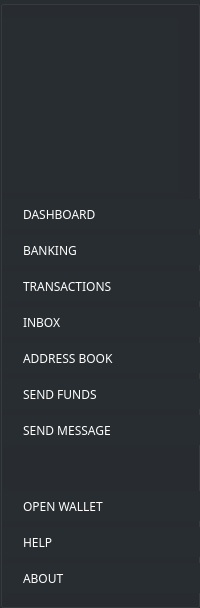
       <widget class="QGroupBox" name="leftMenu">
        <property name="sizePolicy">
         <sizepolicy hsizetype="Expanding" vsizetype="Expanding">
          <horstretch>0</horstretch>
          <verstretch>0</verstretch>
         </sizepolicy>
        </property>
        <property name="minimumSize">
         <size>
          <width>200</width>
          <height>0</height>
         </size>
        </property>
        <property name="maximumSize">
         <size>
          <width>200</width>
          <height>16777215</height>
         </size>
        </property>
        <property name="styleSheet">
         <string notr="true">background-color: #282d31; border-right: 1px solid #444;</string>
        </property>
        <property name="title">
         <string/>
        </property>
        <layout class="QVBoxLayout" name="verticalLayout">
         <property name="spacing">
          <number>6</number>
         </property>
         <property name="leftMargin">
          <number>0</number>
         </property>
         <property name="topMargin">
          <number>12</number>
         </property>
         <property name="rightMargin">
          <number>0</number>
         </property>
         <property name="bottomMargin">
          <number>12</number>
         </property>
         <item>
          <widget class="QLabel" name="label_42">
           <property name="minimumSize">
            <size>
             <width>175</width>
             <height>175</height>
            </size>
           </property>
           <property name="maximumSize">
            <size>
             <width>175</width>
             <height>175</height>
            </size>
           </property>
           <property name="styleSheet">
            <string notr="true">padding: 40px;
border:none;</string>
           </property>
           <property name="text">
            <string/>
           </property>
           <property name="pixmap">
            <pixmap resource="../../resources.qrc">:/images/conceal-logo</pixmap>
           </property>
           <property name="scaledContents">
            <bool>true</bool>
           </property>
           <property name="alignment">
            <set>Qt::AlignCenter</set>
           </property>
          </widget>
         </item>
         <item>
          <widget class="QPushButton" name="lm_dashboardButton">
           <property name="sizePolicy">
            <sizepolicy hsizetype="Preferred" vsizetype="Preferred">
             <horstretch>0</horstretch>
             <verstretch>0</verstretch>
            </sizepolicy>
           </property>
           <property name="minimumSize">
            <size>
             <width>199</width>
             <height>30</height>
            </size>
           </property>
           <property name="maximumSize">
            <size>
             <width>199</width>
             <height>30</height>
            </size>
           </property>
           <property name="font">
            <font>
             <family>Poppins</family>
             <weight>50</weight>
             <bold>false</bold>
            </font>
           </property>
           <property name="styleSheet">
            <string notr="true">QPushButton {
text-align: left; 
color: #fff; 
padding-left: 20px;
font-weight: normal;
border: none;

}

QPushButton:hover {
text-align: left; color: orange; 
padding-left: 20px;
border: none;
background-color: #333;
}</string>
           </property>
           <property name="text">
            <string>DASHBOARD</string>
           </property>
           <property name="icon">
            <iconset resource="../../resources.qrc">
             <normaloff>:/icons/icon-home</normaloff>:/icons/icon-home</iconset>
           </property>
           <property name="iconSize">
            <size>
             <width>18</width>
             <height>18</height>
            </size>
           </property>
          </widget>
         </item>
         <item>
          <widget class="QPushButton" name="lm_bankingButton">
           <property name="sizePolicy">
            <sizepolicy hsizetype="Preferred" vsizetype="Preferred">
             <horstretch>0</horstretch>
             <verstretch>0</verstretch>
            </sizepolicy>
           </property>
           <property name="minimumSize">
            <size>
             <width>199</width>
             <height>30</height>
            </size>
           </property>
           <property name="maximumSize">
            <size>
             <width>199</width>
             <height>30</height>
            </size>
           </property>
           <property name="font">
            <font>
             <family>Poppins</family>
             <weight>50</weight>
             <bold>false</bold>
            </font>
           </property>
           <property name="styleSheet">
            <string notr="true">QPushButton {
text-align: left; 
color: #fff; 
padding-left: 20px;
font-weight: normal;
border: none;

}

QPushButton:hover {
text-align: left; color: orange; 
padding-left: 20px;
border: none;
background-color: #333;
}</string>
           </property>
           <property name="text">
            <string>BANKING</string>
           </property>
           <property name="icon">
            <iconset resource="../../resources.qrc">
             <normaloff>:/icons/icon-banking</normaloff>:/icons/icon-banking</iconset>
           </property>
           <property name="iconSize">
            <size>
             <width>18</width>
             <height>18</height>
            </size>
           </property>
          </widget>
         </item>
         <item>
          <widget class="QPushButton" name="lm_transactionButton">
           <property name="sizePolicy">
            <sizepolicy hsizetype="Preferred" vsizetype="Preferred">
             <horstretch>0</horstretch>
             <verstretch>0</verstretch>
            </sizepolicy>
           </property>
           <property name="minimumSize">
            <size>
             <width>199</width>
             <height>30</height>
            </size>
           </property>
           <property name="maximumSize">
            <size>
             <width>199</width>
             <height>30</height>
            </size>
           </property>
           <property name="font">
            <font>
             <family>Poppins</family>
             <weight>50</weight>
             <bold>false</bold>
            </font>
           </property>
           <property name="styleSheet">
            <string notr="true">QPushButton {
text-align: left; 
color: #fff; 
padding-left: 20px;
font-weight: normal;
border: none;

}

QPushButton:hover {
text-align: left; color: orange; 
padding-left: 20px;
border: none;
background-color: #333;
}</string>
           </property>
           <property name="text">
            <string>TRANSACTIONS</string>
           </property>
           <property name="icon">
            <iconset resource="../../resources.qrc">
             <normaloff>:/icons/icon-transactions</normaloff>:/icons/icon-transactions</iconset>
           </property>
           <property name="iconSize">
            <size>
             <width>18</width>
             <height>18</height>
            </size>
           </property>
          </widget>
         </item>
         <item>
          <widget class="QPushButton" name="lm_messagesButton">
           <property name="sizePolicy">
            <sizepolicy hsizetype="Preferred" vsizetype="Preferred">
             <horstretch>0</horstretch>
             <verstretch>0</verstretch>
            </sizepolicy>
           </property>
           <property name="minimumSize">
            <size>
             <width>199</width>
             <height>30</height>
            </size>
           </property>
           <property name="maximumSize">
            <size>
             <width>199</width>
             <height>30</height>
            </size>
           </property>
           <property name="font">
            <font>
             <family>Poppins</family>
             <weight>50</weight>
             <bold>false</bold>
            </font>
           </property>
           <property name="styleSheet">
            <string notr="true">QPushButton {
text-align: left; 
color: #fff; 
padding-left: 20px;
font-weight: normal;
border: none;

}

QPushButton:hover {
text-align: left; color: orange; 
padding-left: 20px;
border: none;
background-color: #333;
}</string>
           </property>
           <property name="text">
            <string>INBOX</string>
           </property>
           <property name="icon">
            <iconset resource="../../resources.qrc">
             <normaloff>:/icons/icon-messages</normaloff>:/icons/icon-messages</iconset>
           </property>
           <property name="iconSize">
            <size>
             <width>18</width>
             <height>18</height>
            </size>
           </property>
          </widget>
         </item>
         <item>
          <widget class="QPushButton" name="lm_addressBookButton_2">
           <property name="sizePolicy">
            <sizepolicy hsizetype="Preferred" vsizetype="Preferred">
             <horstretch>0</horstretch>
             <verstretch>0</verstretch>
            </sizepolicy>
           </property>
           <property name="minimumSize">
            <size>
             <width>199</width>
             <height>30</height>
            </size>
           </property>
           <property name="maximumSize">
            <size>
             <width>199</width>
             <height>30</height>
            </size>
           </property>
           <property name="font">
            <font>
             <family>Poppins</family>
             <weight>50</weight>
             <bold>false</bold>
            </font>
           </property>
           <property name="styleSheet">
            <string notr="true">QPushButton {
text-align: left; 
color: #fff; 
padding-left: 20px;
font-weight: normal;
border: none;

}

QPushButton:hover {
text-align: left; color: orange; 
padding-left: 20px;
border: none;
background-color: #333;
}</string>
           </property>
           <property name="text">
            <string>ADDRESS BOOK</string>
           </property>
           <property name="icon">
            <iconset resource="../../resources.qrc">
             <normaloff>:/icons/address-book</normaloff>:/icons/address-book</iconset>
           </property>
           <property name="iconSize">
            <size>
             <width>18</width>
             <height>18</height>
            </size>
           </property>
          </widget>
         </item>
         <item>
          <widget class="QPushButton" name="lm_newTransferButton">
           <property name="sizePolicy">
            <sizepolicy hsizetype="Preferred" vsizetype="Preferred">
             <horstretch>0</horstretch>
             <verstretch>0</verstretch>
            </sizepolicy>
           </property>
           <property name="minimumSize">
            <size>
             <width>199</width>
             <height>30</height>
            </size>
           </property>
           <property name="maximumSize">
            <size>
             <width>199</width>
             <height>30</height>
            </size>
           </property>
           <property name="font">
            <font>
             <family>Poppins</family>
             <weight>50</weight>
             <bold>false</bold>
            </font>
           </property>
           <property name="styleSheet">
            <string notr="true">QPushButton {
text-align: left; 
color: #fff; 
padding-left: 20px;
font-weight: normal;
border: none;

}

QPushButton:hover {
text-align: left; color: orange; 
padding-left: 20px;
border: none;
background-color: #333;
}</string>
           </property>
           <property name="text">
            <string>SEND FUNDS</string>
           </property>
           <property name="icon">
            <iconset resource="../../resources.qrc">
             <normaloff>:/icons/icon-send</normaloff>:/icons/icon-send</iconset>
           </property>
          </widget>
         </item>
         <item>
          <widget class="QPushButton" name="lm_newMessageButton">
           <property name="sizePolicy">
            <sizepolicy hsizetype="Preferred" vsizetype="Preferred">
             <horstretch>0</horstretch>
             <verstretch>0</verstretch>
            </sizepolicy>
           </property>
           <property name="minimumSize">
            <size>
             <width>199</width>
             <height>30</height>
            </size>
           </property>
           <property name="maximumSize">
            <size>
             <width>199</width>
             <height>30</height>
            </size>
           </property>
           <property name="font">
            <font>
             <family>Poppins</family>
             <weight>50</weight>
             <bold>false</bold>
            </font>
           </property>
           <property name="styleSheet">
            <string notr="true">QPushButton {
text-align: left; 
color: #fff; 
padding-left: 20px;
font-weight: normal;
border: none;

}

QPushButton:hover {
text-align: left; color: orange; 
padding-left: 20px;
border: none;
background-color: #333;
}</string>
           </property>
           <property name="text">
            <string>SEND MESSAGE</string>
           </property>
           <property name="icon">
            <iconset resource="../../resources.qrc">
             <normaloff>:/icons/icon-send-message</normaloff>:/icons/icon-send-message</iconset>
           </property>
          </widget>
         </item>
         <item>
          <spacer name="verticalSpacer">
           <property name="orientation">
            <enum>Qt::Vertical</enum>
           </property>
           <property name="sizeHint" stdset="0">
            <size>
             <width>20</width>
             <height>40</height>
            </size>
           </property>
          </spacer>
         </item>
         <item>
          <widget class="QPushButton" name="lm_newOpenWalletButton">
           <property name="sizePolicy">
            <sizepolicy hsizetype="Preferred" vsizetype="Preferred">
             <horstretch>0</horstretch>
             <verstretch>0</verstretch>
            </sizepolicy>
           </property>
           <property name="minimumSize">
            <size>
             <width>199</width>
             <height>30</height>
            </size>
           </property>
           <property name="maximumSize">
            <size>
             <width>199</width>
             <height>30</height>
            </size>
           </property>
           <property name="font">
            <font>
             <family>Poppins</family>
             <weight>50</weight>
             <bold>false</bold>
            </font>
           </property>
           <property name="styleSheet">
            <string notr="true">QPushButton {
text-align: left; 
color: #fff; 
padding-left: 20px;
font-weight: normal;
border: none;

}

QPushButton:hover {
text-align: left; color: orange; 
padding-left: 20px;
border: none;
background-color: #333;
}</string>
           </property>
           <property name="text">
            <string>OPEN WALLET</string>
           </property>
          </widget>
         </item>
         <item>
          <widget class="QPushButton" name="lm_helpButton">
           <property name="sizePolicy">
            <sizepolicy hsizetype="Preferred" vsizetype="Preferred">
             <horstretch>0</horstretch>
             <verstretch>0</verstretch>
            </sizepolicy>
           </property>
           <property name="minimumSize">
            <size>
             <width>199</width>
             <height>30</height>
            </size>
           </property>
           <property name="maximumSize">
            <size>
             <width>199</width>
             <height>30</height>
            </size>
           </property>
           <property name="font">
            <font>
             <family>Poppins</family>
             <weight>50</weight>
             <bold>false</bold>
            </font>
           </property>
           <property name="styleSheet">
            <string notr="true">QPushButton {
text-align: left; 
color: #fff; 
padding-left: 20px;
font-weight: normal;
border: none;

}

QPushButton:hover {
text-align: left; color: orange; 
padding-left: 20px;
border: none;
background-color: #333;
}</string>
           </property>
           <property name="text">
            <string>HELP</string>
           </property>
           <property name="iconSize">
            <size>
             <width>18</width>
             <height>18</height>
            </size>
           </property>
          </widget>
         </item>
         <item>
          <widget class="QPushButton" name="lm_about">
           <property name="sizePolicy">
            <sizepolicy hsizetype="Preferred" vsizetype="Preferred">
             <horstretch>0</horstretch>
             <verstretch>0</verstretch>
            </sizepolicy>
           </property>
           <property name="minimumSize">
            <size>
             <width>199</width>
             <height>30</height>
            </size>
           </property>
           <property name="maximumSize">
            <size>
             <width>199</width>
             <height>30</height>
            </size>
           </property>
           <property name="font">
            <font>
             <family>Poppins</family>
             <weight>50</weight>
             <bold>false</bold>
            </font>
           </property>
           <property name="styleSheet">
            <string notr="true">QPushButton {
text-align: left; 
color: #fff; 
padding-left: 20px;
font-weight: normal;
border: none;

}

QPushButton:hover {
text-align: left; color: orange; 
padding-left: 20px;
border: none;
background-color: #333;
}</string>
           </property>
           <property name="text">
            <string>ABOUT</string>
           </property>
           <property name="iconSize">
            <size>
             <width>18</width>
             <height>18</height>
            </size>
           </property>
          </widget>
         </item>
        </layout>
        <zorder>lm_dashboardButton</zorder>
        <zorder>lm_bankingButton</zorder>
        <zorder>lm_transactionButton</zorder>
        <zorder>lm_messagesButton</zorder>
        <zorder>lm_addressBookButton_2</zorder>
        <zorder>lm_newTransferButton</zorder>
        <zorder>lm_newMessageButton</zorder>
        <zorder>lm_helpButton</zorder>
        <zorder>lm_about</zorder>
        <zorder>label_42</zorder>
        <zorder>lm_newOpenWalletButton</zorder>
       </widget>
